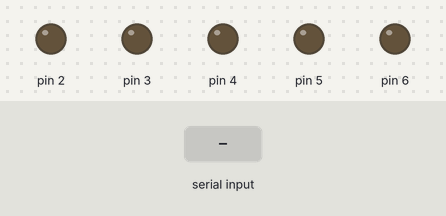
The sketch below on a simulated Arduino Uno, built with avr-gcc and run on an emulated ATmega328P. Parts: output pins drawn as LEDs (lit = HIGH). The test bench sets the inputs (shaded band).

Above: at 1.2 s.
1.3 s: byte 30 received over Serial
At 2.1 s:
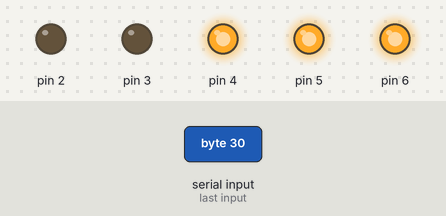
2.8 s: byte 90 received over Serial
At 3.7 s:
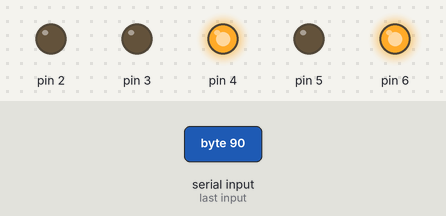
4.3 s: byte 120 received over Serial
At 5.5 s:
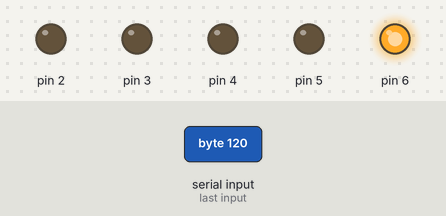
5.8 s: byte 30 received over Serial
At 6.1 s:
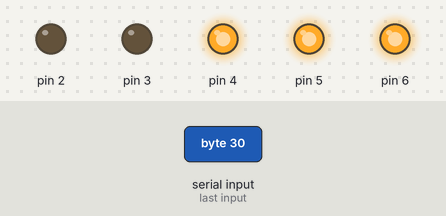
Timing chart, 0 to 8.3 s (numbered marks = the images above; inputs shaded):
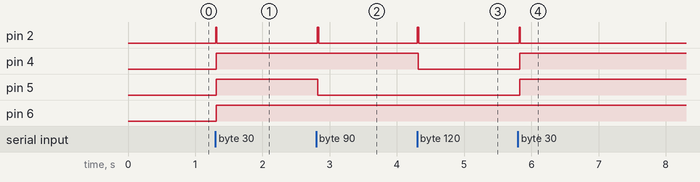

Measured:
- after the input at 1.3 s, pin 2: LOW → HIGH at once, → LOW 0.02 s later; pin 4–6: LOW → HIGH at once
- after the input at 2.8 s, pin 2: LOW → HIGH at once, → LOW 0.02 s later; pin 5: HIGH → LOW at once
- after the input at 4.3 s, pin 2: LOW → HIGH at once, → LOW 0.02 s later; pin 4: HIGH → LOW at once
- after the input at 5.8 s, pin 2: LOW → HIGH at once, → LOW 0.02 s later; pin 4, pin 5: LOW → HIGH at once

The sketch:

CD4511.ino
```cpp
void setup()
{
  pinMode(2, OUTPUT);
  pinMode(3, OUTPUT);
  pinMode(4, OUTPUT);
  pinMode(5, OUTPUT);
  pinMode(6, OUTPUT);
  Serial.begin(9600);
}

byte income;
void loop()
{
  if(Serial.available()>0){
    income=Serial.read();
    digitalWrite(2, HIGH);
    delay(10);
    if(income&1==1) digitalWrite(3, HIGH);
    else digitalWrite(3, LOW);
    if(income>>1&1==1) digitalWrite(4, HIGH);
    else digitalWrite(4, LOW);
    if(income>>2&1==1) digitalWrite(5, HIGH);
    else digitalWrite(5, LOW);
    if(income>>3&1==1) digitalWrite(6, HIGH);
    else digitalWrite(6, LOW);
  }
  delay(10);
  digitalWrite(2, LOW);
  delay(10);
}
```

Morse.cpp
```cpp
#include"Arduino.h"
#include"Morse.h"

Morse::Morse(int pin){
    pinMode(pin,OUTPUT);
    _pin=pin;
}

void Morse::dot(){
    digitalWrite(_pin,HIGH);
    delay(250);
    digitalWrite(_pin,LOW);
    delay(250);
}

void Morse::dash(){
    digitalWrite(_pin,HIGH);
    delay(1000);
    digitalWrite(_pin,LOW);
    delay(250);
}

void Morse::w_space(){
    digitalWrite(_pin,LOW);
    delay(1000);
}

void Morse::c_space(){
    digitalWrite(_pin,LOW);
    delay(250);
}
```

Morse.h
```cpp
#ifndef Morse_h
#define Morse_h

#include "Arduino.h"

class Morse{
public:
    Morse(int pin);
    void dot();
    void dash();
    void w_space();
    void c_space();
private:
    int _pin;
};

#endif
```
